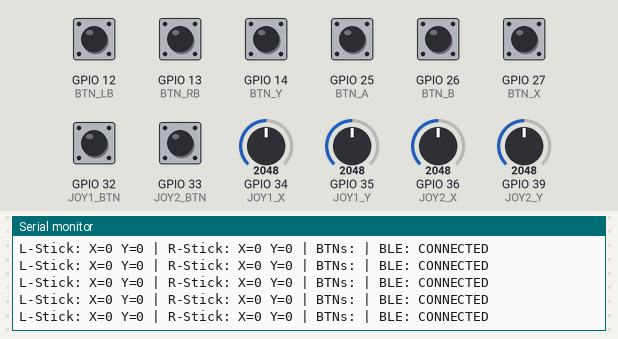
Simulated run of this sketch. Board: ESP32. Shown: the last lines printed to the serial monitor. The test bench sets the inputs (shaded band); at power-on: GPIO 12 (BTN_LB), GPIO 13 (BTN_RB), GPIO 14 (BTN_Y), GPIO 25 (BTN_A), GPIO 26 (BTN_B), GPIO 27 (BTN_X), GPIO 32 (JOY1_BTN), GPIO 33 (JOY2_BTN) HIGH, GPIO 34 (JOY1_X) = 2048, GPIO 35 (JOY1_Y) = 2048, GPIO 36 (JOY2_X) = 2048, GPIO 39 (JOY2_Y) = 2048 (analog values on the 0–4095 scale). USB keyboard and mouse output is not drawn.

Above: at 1.2 s.
1.3 s: GPIO 12 (BTN_LB) pulled LOW for 0.15 s
2.9 s: GPIO 13 (BTN_RB) pulled LOW for 0.15 s
At 3.06 s:
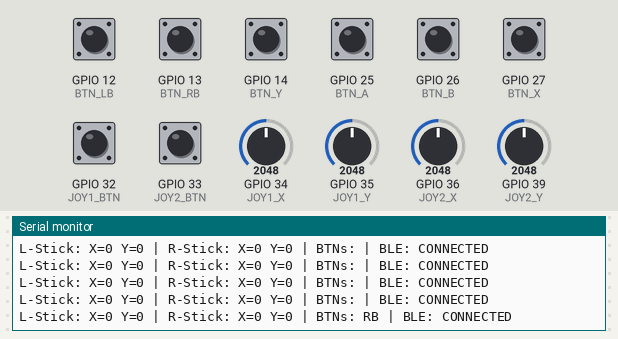
4.5 s: GPIO 14 (BTN_Y) pulled LOW for 0.15 s
At 4.66 s:
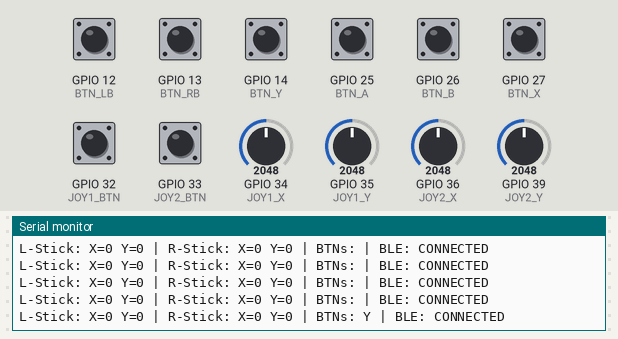
6.1 s: GPIO 25 (BTN_A) pulled LOW for 0.15 s
7.7 s: GPIO 26 (BTN_B) pulled LOW for 0.15 s
At 7.96 s:
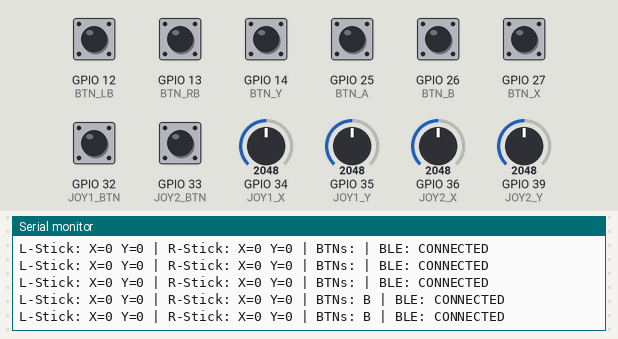
9.3 s: GPIO 27 (BTN_X) pulled LOW for 0.15 s
At 9.35 s:
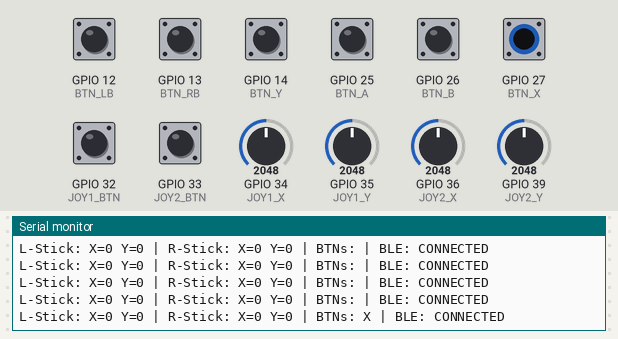

The sketch:

sketch.ino
```cpp
/*
 * ESP32 Dual Joystick BLE Gamepad Controller
 * ===========================================
 * Uses two analog joystick modules to create a Bluetooth gamepad
 * that connects to your laptop for playing games.
 *
 * Hardware:
 *   - ESP32 DevKit C V4
 *   - Joystick 1 (Left):  VRx->GPIO34, VRy->GPIO35, SW->GPIO32
 *   - Joystick 2 (Right): VRx->GPIO36, VRy->GPIO39, SW->GPIO33
 *
 * Library: ESP32-BLE-Gamepad by lemmingDev
 *   Install via Arduino Library Manager or:
 *   https://github.com/lemmingDev/ESP32-BLE-Gamepad
 *
 * For Wokwi simulation: BLE won't connect, but joystick values
 * are printed to Serial Monitor for verification.
 */

#include <BleGamepad.h>

// Pin Definitions
// Left Joystick (Joystick 1)
#define JOY1_X    34   // Analog - Left/Right
#define JOY1_Y    35   // Analog - Up/Down
#define JOY1_BTN  32   // Digital - L3 (Left Stick Click)

// Right Joystick (Joystick 2)
#define JOY2_X    36   // Analog - Left/Right
#define JOY2_Y    39   // Analog - Up/Down
#define JOY2_BTN  33   // Digital - R3 (Right Stick Click)

// Extra Buttons (optional, add physical buttons)
#define BTN_A     25   // Button A (South / Cross)
#define BTN_B     26   // Button B (East / Circle)
#define BTN_X     27   // Button X (West / Square)
#define BTN_Y     14   // Button Y (North / Triangle)
#define BTN_LB    12   // Left Bumper (L1)
#define BTN_RB    13   // Right Bumper (R1)

// Calibration
#define ADC_MIN       0
#define ADC_MAX       4095
#define ADC_CENTER    2048
#define DEADZONE      200

#define AXIS_MIN     -32767
#define AXIS_MAX      32767

// BLE Gamepad Instance
BleGamepad bleGamepad("ESP32 Dual Gamepad", "DIY Controller", 100);
BleGamepadConfiguration bleGamepadConfig;

// Variables
int joy1X, joy1Y, joy2X, joy2Y;
int mappedLX, mappedLY, mappedRX, mappedRY;
bool joy1Btn, joy2Btn;
bool btnA, btnB, btnX, btnY, btnLB, btnRB;

unsigned long lastPrint = 0;
const int PRINT_INTERVAL = 100;

int mapAxis(int adcValue) {
  if (abs(adcValue - ADC_CENTER) < DEADZONE) {
    return 0;
  }
  if (adcValue < ADC_CENTER) {
    return map(adcValue, ADC_MIN, ADC_CENTER - DEADZONE, AXIS_MIN, 0);
  } else {
    return map(adcValue, ADC_CENTER + DEADZONE, ADC_MAX, 0, AXIS_MAX);
  }
}

void setup() {
  Serial.begin(115200);
  Serial.println("ESP32 Dual Joystick BLE Gamepad");
  Serial.println("Waiting for Bluetooth connection...");

  analogReadResolution(12);
  analogSetAttenuation(ADC_11db);

  pinMode(JOY1_BTN, INPUT_PULLUP);
  pinMode(JOY2_BTN, INPUT_PULLUP);
  pinMode(BTN_A,    INPUT_PULLUP);
  pinMode(BTN_B,    INPUT_PULLUP);
  pinMode(BTN_X,    INPUT_PULLUP);
  pinMode(BTN_Y,    INPUT_PULLUP);
  pinMode(BTN_LB,   INPUT_PULLUP);
  pinMode(BTN_RB,   INPUT_PULLUP);

  bleGamepadConfig.setAutoReport(false);
  bleGamepadConfig.setControllerType(CONTROLLER_TYPE_GAMEPAD);
  bleGamepadConfig.setButtonCount(10);
  bleGamepadConfig.setHatSwitchCount(0);
  bleGamepadConfig.setWhichAxes(true, true, true, true, false, false, false, false);
  bleGamepadConfig.setAxesMin(AXIS_MIN);
  bleGamepadConfig.setAxesMax(AXIS_MAX);

  bleGamepad.begin(&bleGamepadConfig);

  Serial.println("BLE Gamepad started! Open Bluetooth settings on your laptop.");
  Serial.println("Look for 'ESP32 Dual Gamepad' and pair it.");
}

void loop() {
  joy1X = analogRead(JOY1_X);
  joy1Y = analogRead(JOY1_Y);
  joy2X = analogRead(JOY2_X);
  joy2Y = analogRead(JOY2_Y);

  mappedLX = mapAxis(joy1X);
  mappedLY = mapAxis(joy1Y);
  mappedRX = mapAxis(joy2X);
  mappedRY = mapAxis(joy2Y);

  joy1Btn = !digitalRead(JOY1_BTN);
  joy2Btn = !digitalRead(JOY2_BTN);
  btnA    = !digitalRead(BTN_A);
  btnB    = !digitalRead(BTN_B);
  btnX    = !digitalRead(BTN_X);
  btnY    = !digitalRead(BTN_Y);
  btnLB   = !digitalRead(BTN_LB);
  btnRB   = !digitalRead(BTN_RB);

  if (bleGamepad.isConnected()) {
    bleGamepad.setX(mappedLX);
    bleGamepad.setY(mappedLY);
    bleGamepad.setZ(mappedRX);
    bleGamepad.setRZ(mappedRY);

    if (btnA)    bleGamepad.press(BUTTON_1);  else bleGamepad.release(BUTTON_1);
    if (btnB)    bleGamepad.press(BUTTON_2);  else bleGamepad.release(BUTTON_2);
    if (btnX)    bleGamepad.press(BUTTON_3);  else bleGamepad.release(BUTTON_3);
    if (btnY)    bleGamepad.press(BUTTON_4);  else bleGamepad.release(BUTTON_4);
    if (btnLB)   bleGamepad.press(BUTTON_5);  else bleGamepad.release(BUTTON_5);
    if (btnRB)   bleGamepad.press(BUTTON_6);  else bleGamepad.release(BUTTON_6);
    if (joy1Btn) bleGamepad.press(BUTTON_7);  else bleGamepad.release(BUTTON_7);
    if (joy2Btn) bleGamepad.press(BUTTON_8);  else bleGamepad.release(BUTTON_8);

    bleGamepad.sendReport();
  }

  if (millis() - lastPrint >= PRINT_INTERVAL) {
    lastPrint = millis();
    Serial.print("L-Stick: X=");
    Serial.print(mappedLX);
    Serial.print(" Y=");
    Serial.print(mappedLY);
    Serial.print(" | R-Stick: X=");
    Serial.print(mappedRX);
    Serial.print(" Y=");
    Serial.print(mappedRY);
    Serial.print(" | BTNs: ");
    if (joy1Btn) Serial.print("L3 ");
    if (joy2Btn) Serial.print("R3 ");
    if (btnA)    Serial.print("A ");
    if (btnB)    Serial.print("B ");
    if (btnX)    Serial.print("X ");
    if (btnY)    Serial.print("Y ");
    if (btnLB)   Serial.print("LB ");
    if (btnRB)   Serial.print("RB ");
    Serial.print("| BLE: ");
    Serial.println(bleGamepad.isConnected() ? "CONNECTED" : "waiting...");
  }

  delay(10);
}
```

Measured:
- after the input at 2.9 s, the serial monitor: prints a new line after 0.05 s (image 1)
- after the input at 4.5 s, the serial monitor: prints a new line after 0.05 s (image 2)
- after the input at 7.7 s, the serial monitor: prints a new line after 0.05 s (image 3)
- after the input at 9.3 s, the serial monitor: prints a new line after 0.05 s (image 4)
